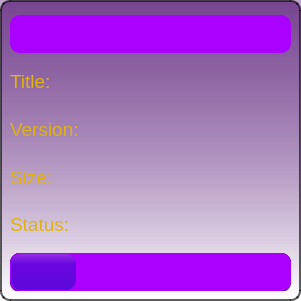
   <widget class="QGroupBox" name="AppSelectionBox">
    <property name="geometry">
     <rect>
      <x>40</x>
      <y>100</y>
      <width>301</width>
      <height>301</height>
     </rect>
    </property>
    <property name="minimumSize">
     <size>
      <width>301</width>
      <height>301</height>
     </size>
    </property>
    <property name="maximumSize">
     <size>
      <width>301</width>
      <height>301</height>
     </size>
    </property>
    <property name="baseSize">
     <size>
      <width>300</width>
      <height>300</height>
     </size>
    </property>
    <property name="styleSheet">
     <string notr="true">background-color: qlineargradient(spread:pad, x1:0.5, y1:0, x2:0.5, y2:1, stop:0 rgba(69, 0, 104, 90), stop:0.994318 rgba(170, 0, 255, 0));
border: 2px solid black;
border-color: rgba(0, 0, 0, 100);
border-radius: 10; </string>
    </property>
    <property name="title">
     <string/>
    </property>
    <property name="flat">
     <bool>false</bool>
    </property>
    <widget class="QWidget" name="verticalLayoutWidget">
     <property name="geometry">
      <rect>
       <x>0</x>
       <y>0</y>
       <width>301</width>
       <height>301</height>
      </rect>
     </property>
     <layout class="QVBoxLayout" name="verticalLayout">
      <property name="spacing">
       <number>10</number>
      </property>
      <property name="sizeConstraint">
       <enum>QLayout::SetDefaultConstraint</enum>
      </property>
      <property name="leftMargin">
       <number>10</number>
      </property>
      <property name="topMargin">
       <number>15</number>
      </property>
      <property name="rightMargin">
       <number>10</number>
      </property>
      <property name="bottomMargin">
       <number>10</number>
      </property>
      <item>
       <widget class="QComboBox" name="AppComboBox">
        <property name="sizePolicy">
         <sizepolicy hsizetype="Preferred" vsizetype="Preferred">
          <horstretch>0</horstretch>
          <verstretch>0</verstretch>
         </sizepolicy>
        </property>
        <property name="minimumSize">
         <size>
          <width>150</width>
          <height>30</height>
         </size>
        </property>
        <property name="maximumSize">
         <size>
          <width>680</width>
          <height>100</height>
         </size>
        </property>
        <property name="baseSize">
         <size>
          <width>281</width>
          <height>30</height>
         </size>
        </property>
        <property name="font">
         <font>
          <family>MS Shell Dlg 2</family>
          <pointsize>14</pointsize>
          <weight>50</weight>
          <bold>false</bold>
         </font>
        </property>
        <property name="styleSheet">
         <string notr="true">QComboBox {
    background-color: rgb(170, 0, 255);
	border-color: rgb(170, 0, 255);
	selection-background-color: rgb(154, 0, 231);
	selection-color: rgb(0, 0, 0);
	gridline-color: rgb(0, 0, 0);
	border-radius: 10; 
 }

QComboBox::drop-down {
     width: 0px;
     border-left-width: 0px;
 }

QComboBox:on {
	border-radius: 10; 
}

QComboBox:editable {
    border-radius: 10;
}

QComboBox QAbstractItemView {
	selection-background-color: rgb(81, 0, 121);
    selection-color: #dfb211;
}
</string>
        </property>
       </widget>
      </item>
      <item>
       <widget class="QLabel" name="TitleLabel">
        <property name="sizePolicy">
         <sizepolicy hsizetype="Preferred" vsizetype="Preferred">
          <horstretch>0</horstretch>
          <verstretch>0</verstretch>
         </sizepolicy>
        </property>
        <property name="maximumSize">
         <size>
          <width>280</width>
          <height>45</height>
         </size>
        </property>
        <property name="styleSheet">
         <string notr="true">background-color: transparent;
border: transparent;
font-size: 14pt;
color: #dfb211;</string>
        </property>
        <property name="text">
         <string>Title:</string>
        </property>
        <property name="scaledContents">
         <bool>true</bool>
        </property>
       </widget>
      </item>
      <item>
       <widget class="QLabel" name="VerLabel">
        <property name="sizePolicy">
         <sizepolicy hsizetype="Preferred" vsizetype="Preferred">
          <horstretch>0</horstretch>
          <verstretch>0</verstretch>
         </sizepolicy>
        </property>
        <property name="maximumSize">
         <size>
          <width>280</width>
          <height>45</height>
         </size>
        </property>
        <property name="styleSheet">
         <string notr="true">background-color: transparent;
border: transparent;
font-size: 14pt;
color: #dfb211;</string>
        </property>
        <property name="text">
         <string>Version:</string>
        </property>
       </widget>
      </item>
      <item>
       <widget class="QLabel" name="SizeLabel">
        <property name="maximumSize">
         <size>
          <width>16777215</width>
          <height>16777215</height>
         </size>
        </property>
        <property name="styleSheet">
         <string notr="true">background-color: transparent;
border: transparent;
font-size: 14pt;
color: #dfb211;</string>
        </property>
        <property name="text">
         <string>Size:</string>
        </property>
       </widget>
      </item>
      <item>
       <widget class="QLabel" name="StatLabel">
        <property name="maximumSize">
         <size>
          <width>16777215</width>
          <height>16777215</height>
         </size>
        </property>
        <property name="styleSheet">
         <string notr="true">background-color: transparent;
border: transparent;
font-size: 14pt;
color: #dfb211;</string>
        </property>
        <property name="text">
         <string>Status:</string>
        </property>
       </widget>
      </item>
      <item>
       <widget class="QGroupBox" name="groupBox">
        <property name="styleSheet">
         <string notr="true">background-color: qlineargradient(spread:pad, x1:0.5, y1:0, x2:0.5, y2:1, stop:0 rgba(0, 0, 0, 30), stop:1 rgba(0, 0, 0, 30));
border: transparent;
border-radius: 10;</string>
        </property>
        <property name="title">
         <string/>
        </property>
        <property name="flat">
         <bool>false</bool>
        </property>
        <widget class="QWidget" name="horizontalLayoutWidget_2">
         <property name="geometry">
          <rect>
           <x>0</x>
           <y>0</y>
           <width>281</width>
           <height>41</height>
          </rect>
         </property>
         <layout class="QHBoxLayout" name="horizontalLayout_2">
          <property name="spacing">
           <number>5</number>
          </property>
          <property name="bottomMargin">
           <number>2</number>
          </property>
          <item>
           <widget class="QPushButton" name="StartBtn">
            <property name="enabled">
             <bool>true</bool>
            </property>
            <property name="sizePolicy">
             <sizepolicy hsizetype="Preferred" vsizetype="Preferred">
              <horstretch>0</horstretch>
              <verstretch>0</verstretch>
             </sizepolicy>
            </property>
            <property name="font">
             <font>
              <pointsize>14</pointsize>
             </font>
            </property>
            <property name="styleSheet">
             <string notr="true">QPushButton {
	border-radius: 10; 
	border-top-right-radius: 0; 
	border-bottom-right-radius: 0; 
	color:#dfb211;
    background-color: rgb(81, 0, 121);
    background-repeat: no-repeat;
}
QPushButton:hover {
	border-radius: 10; 
	border-top-right-radius: 0; 
	border-bottom-right-radius: 0; 
	color:#dfb211;
    background-color: rgb(94, 0, 141);
    background-repeat: no-repeat;
}
QPushButton:pressed {
	border-radius: 10; 
	border-top-right-radius: 0; 
	border-bottom-right-radius: 0; 
	color:#dfb211;
    background-color: rgb(97, 0, 145);
    background-repeat: no-repeat;
}
QPushButton:disabled {
	border-radius: 10; 
	border-top-right-radius: 0; 
	border-bottom-right-radius: 0; 
	color: rgb(17, 17, 17);
    background-image:  rgb(33, 0, 50);
    background-repeat: no-repeat;
}</string>
            </property>
            <property name="text">
             <string>Start</string>
            </property>
            <property name="default">
             <bool>true</bool>
            </property>
           </widget>
          </item>
          <item>
           <widget class="QPushButton" name="UpdateBtn">
            <property name="enabled">
             <bool>true</bool>
            </property>
            <property name="sizePolicy">
             <sizepolicy hsizetype="Preferred" vsizetype="Preferred">
              <horstretch>0</horstretch>
              <verstretch>0</verstretch>
             </sizepolicy>
            </property>
            <property name="font">
             <font>
              <pointsize>14</pointsize>
             </font>
            </property>
            <property name="styleSheet">
             <string notr="true">QPushButton {
	border-radius: 0; 
	color:#dfb211;
    background-color: rgb(81, 0, 121);
    background-repeat: no-repeat;
}
QPushButton:hover {
	border-radius: 0; 
	color:#dfb211;
    background-color: rgb(94, 0, 141);
    background-repeat: no-repeat;
}
QPushButton:pressed {
	border-radius: 0; 
	color:#dfb211;
    background-color: rgb(97, 0, 145);
    background-repeat: no-repeat;
}
QPushButton:disabled {
	border-radius: 0; 
	color: rgb(17, 17, 17);
    background-image:  rgb(33, 0, 50);
    background-repeat: no-repeat;
}</string>
            </property>
            <property name="text">
             <string>Update</string>
            </property>
            <property name="default">
             <bool>true</bool>
            </property>
           </widget>
          </item>
          <item>
           <widget class="QPushButton" name="SaveBtn">
            <property name="enabled">
             <bool>true</bool>
            </property>
            <property name="sizePolicy">
             <sizepolicy hsizetype="Preferred" vsizetype="Preferred">
              <horstretch>0</horstretch>
              <verstretch>0</verstretch>
             </sizepolicy>
            </property>
            <property name="font">
             <font>
              <pointsize>14</pointsize>
             </font>
            </property>
            <property name="styleSheet">
             <string notr="true">QPushButton {
	border-radius: 10; 
	border-top-left-radius: 0;
 	border-bottom-left-radius: 0;
	color:#dfb211;
    background-color: rgb(81, 0, 121);
    background-repeat: no-repeat;
}
QPushButton:hover {	
	border-radius: 10; 
	border-top-left-radius: 0;
 	border-bottom-left-radius: 0;
	color:#dfb211;
    background-color: rgb(94, 0, 141);
    background-repeat: no-repeat;
}
QPushButton:pressed {
	border-radius: 10; 
	border-top-left-radius: 0;
 	border-bottom-left-radius: 0;
	color:#dfb211;
    background-color: rgb(97, 0, 145);
    background-repeat: no-repeat;
}
QPushButton:disabled {
	border-radius: 10; 
	border-top-left-radius: 0;
 	border-bottom-left-radius: 0;
	color: rgb(17, 17, 17);
    background-image:  rgb(33, 0, 50);
    background-repeat: no-repeat;
}</string>
            </property>
            <property name="text">
             <string>Save</string>
            </property>
            <property name="default">
             <bool>false</bool>
            </property>
           </widget>
          </item>
         </layout>
        </widget>
        <widget class="QPushButton" name="DownloadBtn">
         <property name="geometry">
          <rect>
           <x>0</x>
           <y>0</y>
           <width>281</width>
           <height>38</height>
          </rect>
         </property>
         <property name="sizePolicy">
          <sizepolicy hsizetype="Preferred" vsizetype="Preferred">
           <horstretch>0</horstretch>
           <verstretch>0</verstretch>
          </sizepolicy>
         </property>
         <property name="font">
          <font>
           <pointsize>14</pointsize>
          </font>
         </property>
         <property name="styleSheet">
          <string notr="true">QPushButton {
	border-radius: 10; 
	color:#dfb211;
    background-color: rgb(81, 0, 121);
    background-repeat: no-repeat;
}
QPushButton:hover {
	border-radius: 10; 
	color:#dfb211;
    background-color: rgb(94, 0, 141);
    background-repeat: no-repeat;
}
QPushButton:pressed {
	border-radius: 10; 
	color:#dfb211;
    background-color: rgb(97, 0, 145);
    background-repeat: no-repeat;
}
QPushButton:disabled {
	border-radius: 10; 
	color: rgb(17, 17, 17);
    background-image:  rgb(33, 0, 50);
    background-repeat: no-repeat;
}</string>
         </property>
         <property name="text">
          <string>Download</string>
         </property>
         <property name="default">
          <bool>true</bool>
         </property>
        </widget>
        <widget class="QProgressBar" name="ProgressBar">
         <property name="geometry">
          <rect>
           <x>0</x>
           <y>0</y>
           <width>281</width>
           <height>38</height>
          </rect>
         </property>
         <property name="sizePolicy">
          <sizepolicy hsizetype="Preferred" vsizetype="Preferred">
           <horstretch>0</horstretch>
           <verstretch>0</verstretch>
          </sizepolicy>
         </property>
         <property name="acceptDrops">
          <bool>false</bool>
         </property>
         <property name="styleSheet">
          <string notr="true">QProgressBar {
color: rgb(255, 255, 0);
background-color:rgb(170, 0, 255); 
border: transparent; 
border-radius: 10; 
} 
QProgressBar::chunk {
margin: 1px;
background-color: qlineargradient(spread:pad, x1:0.5, y1:1, x2:0.5, y2:0, stop:0 rgba(93, 8, 219, 255), stop:0.717514 rgba(95, 7, 219, 223), stop:1 rgba(140, 69, 214, 164));
border-radius: 10; 
}


</string>
         </property>
         <property name="value">
          <number>24</number>
         </property>
         <property name="textVisible">
          <bool>false</bool>
         </property>
        </widget>
       </widget>
      </item>
     </layout>
    </widget>
   </widget>
